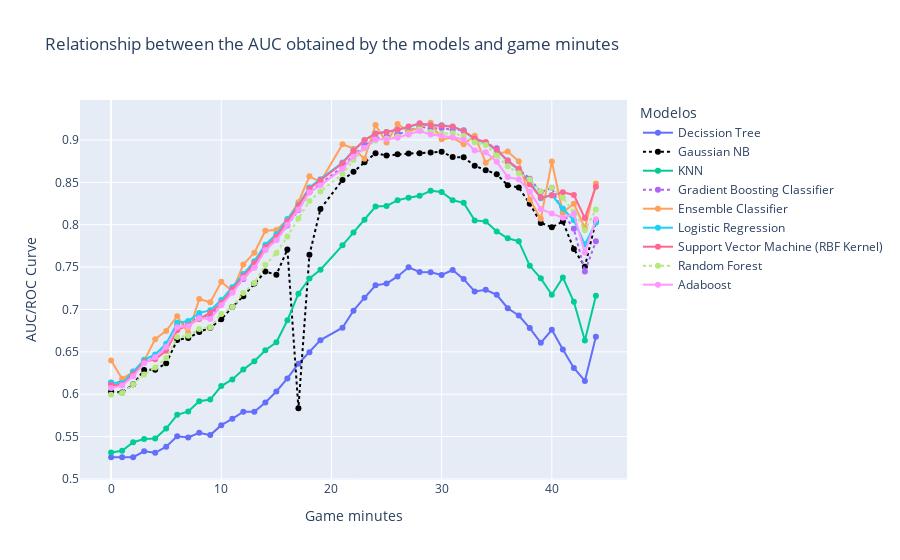

Write notebook code for a chart like this one.
### Code cell
fig = px.line(df, color='model', markers=True, x='game_minutes', y='auc',labels={"game_minutes": "Game minutes","auc": "AUC/ROC Curve","model": "Modelos"},title="Relationship between the AUC obtained by the models and game minutes")
fig.update_traces(patch={"line": {"dash": 'dot'}}, selector={"legendgroup": "Gradient Boosting Classifier"})
fig.update_traces(patch={"line": {"dash": 'dot'}}, selector={"legendgroup": "Random Forest"})
fig.update_traces(patch={"line": {'color': 'black',"dash": 'dot'}}, selector={"legendgroup": "Gaussian NB"})
fig.show()

### Figure 1 — Plotly figure (JSON) as saved in the notebook; plotly's stock layout.template omitted (floating-point values rounded to 4 significant figures)
{"data": [{"hovertemplate": "Modelos=Decission Tree<br>Game minutes=%{x}<br>AUC/ROC Curve=%{y}<extra></extra>", "legendgroup": "Decission Tree", "line": {"color": "#636efa", "dash": "solid"}, "marker": {"symbol": "circle"}, "mode": "markers+lines", "name": "Decission Tree", "orientation": "v", "showlegend": true, "type": "scatter", "x": [0, 1, 2, 3, 4, 5, 6, 7, 8, 9, 10, 11, 12, 13, 14, 15, 16, 17, 18, 19, 21, 22, 23, 24, 25, 26, 27, 28, 29, 30, 31, 32, 33, 34, 35, 36, 37, 38, 39, 40, 41, 42, 43, 44], "xaxis": "x", "y": [0.5258, 0.5256, 0.5257, 0.5326, 0.5309, 0.5381, 0.5503, 0.5489, 0.5545, 0.5518, 0.5635, 0.571, 0.5794, 0.5794, 0.5903, 0.6033, 0.6187, 0.636, 0.6495, 0.6638, 0.6785, 0.6986, 0.7139, 0.7285, 0.7306, 0.739, 0.7497, 0.7442, 0.7439, 0.7407, 0.7466, 0.7358, 0.7212, 0.7233, 0.7173, 0.7015, 0.6929, 0.678, 0.6607, 0.6761, 0.6527, 0.631, 0.6157, 0.6677], "yaxis": "y"}, {"hovertemplate": "Modelos=Gaussian NB<br>Game minutes=%{x}<br>AUC/ROC Curve=%{y}<extra></extra>", "legendgroup": "Gaussian NB", "line": {"color": "black", "dash": "dot"}, "marker": {"symbol": "circle"}, "mode": "markers+lines", "name": "Gaussian NB", "orientation": "v", "showlegend": true, "type": "scatter", "x": [0, 1, 2, 3, 4, 5, 6, 7, 8, 9, 10, 11, 12, 13, 14, 15, 16, 17, 18, 19, 21, 22, 23, 24, 25, 26, 27, 28, 29, 30, 31, 32, 33, 34, 35, 36, 37, 38, 39, 40, 41, 42, 43, 44], "xaxis": "x", "y": [0.6028, 0.6021, 0.6118, 0.6286, 0.629, 0.6365, 0.664, 0.6665, 0.6733, 0.6786, 0.6884, 0.703, 0.7157, 0.7306, 0.7447, 0.741, 0.7708, 0.5835, 0.7644, 0.8186, 0.8527, 0.8624, 0.8737, 0.8845, 0.8817, 0.8831, 0.884, 0.8845, 0.8852, 0.8861, 0.8799, 0.8795, 0.8695, 0.8643, 0.8595, 0.8465, 0.8439, 0.8248, 0.8022, 0.7971, 0.8037, 0.7713, 0.7505, 0.8044], "yaxis": "y"}, {"hovertemplate": "Modelos=KNN<br>Game minutes=%{x}<br>AUC/ROC Curve=%{y}<extra></extra>", "legendgroup": "KNN", "line": {"color": "#00cc96", "dash": "solid"}, "marker": {"symbol": "circle"}, "mode": "markers+lines", "name": "KNN", "orientation": "v", "showlegend": true, "type": "scatter", "x": [0, 1, 2, 3, 4, 5, 6, 7, 8, 9, 10, 11, 12, 13, 14, 15, 16, 17, 18, 19, 21, 22, 23, 24, 25, 26, 27, 28, 29, 30, 31, 32, 33, 34, 35, 36, 37, 38, 39, 40, 41, 42, 43, 44], "xaxis": "x", "y": [0.5311, 0.5333, 0.5433, 0.5471, 0.5477, 0.5594, 0.5757, 0.5797, 0.5917, 0.5937, 0.6096, 0.6175, 0.629, 0.6389, 0.6519, 0.6613, 0.6872, 0.7187, 0.7366, 0.7469, 0.7756, 0.7908, 0.8058, 0.8214, 0.8221, 0.829, 0.832, 0.8341, 0.8401, 0.8386, 0.8288, 0.8258, 0.8051, 0.8038, 0.7921, 0.784, 0.7805, 0.7515, 0.7367, 0.7174, 0.7377, 0.7091, 0.6633, 0.7161], "yaxis": "y"}, {"hovertemplate": "Modelos=Gradient Boosting Classifier<br>Game minutes=%{x}<br>AUC/ROC Curve=%{y}<extra></extra>", "legendgroup": "Gradient Boosting Classifier", "line": {"color": "#ab63fa", "dash": "dot"}, "marker": {"symbol": "circle"}, "mode": "markers+lines", "name": "Gradient Boosting Classifier", "orientation": "v", "showlegend": true, "type": "scatter", "x": [0, 1, 2, 3, 4, 5, 6, 7, 8, 9, 10, 11, 12, 13, 14, 15, 16, 17, 18, 19, 21, 22, 23, 24, 25, 26, 27, 28, 29, 30, 31, 32, 33, 34, 35, 36, 37, 38, 39, 40, 41, 42, 43, 44], "xaxis": "x", "y": [0.6137, 0.6144, 0.6269, 0.6379, 0.6444, 0.6571, 0.6812, 0.6843, 0.6914, 0.6925, 0.7063, 0.7206, 0.736, 0.7504, 0.7704, 0.7823, 0.7991, 0.8173, 0.8384, 0.8481, 0.8681, 0.8822, 0.8931, 0.9018, 0.904, 0.907, 0.9103, 0.9163, 0.9134, 0.9141, 0.9121, 0.9116, 0.9006, 0.8965, 0.8901, 0.8741, 0.8657, 0.8543, 0.8385, 0.8436, 0.8143, 0.7951, 0.7448, 0.7804], "yaxis": "y"}, {"hovertemplate": "Modelos=Ensemble Classifier<br>Game minutes=%{x}<br>AUC/ROC Curve=%{y}<extra></extra>", "legendgroup": "Ensemble Classifier", "line": {"color": "#FFA15A", "dash": "solid"}, "marker": {"symbol": "circle"}, "mode": "markers+lines", "name": "Ensemble Classifier", "orientation": "v", "showlegend": true, "type": "scatter", "x": [0, 1, 2, 3, 4, 5, 6, 7, 8, 9, 10, 11, 12, 13, 14, 15, 16, 17, 18, 19, 21, 22, 23, 24, 25, 26, 27, 28, 29, 30, 31, 32, 33, 34, 35, 36, 37, 38, 39, 40, 41, 42, 43, 44], "xaxis": "x", "y": [0.6399, 0.6181, 0.6264, 0.6396, 0.6649, 0.6747, 0.692, 0.6722, 0.7124, 0.7085, 0.7327, 0.7214, 0.7529, 0.767, 0.793, 0.7939, 0.8058, 0.8266, 0.8571, 0.8506, 0.8949, 0.8898, 0.8778, 0.9176, 0.8969, 0.9187, 0.9102, 0.9146, 0.9203, 0.9007, 0.9028, 0.895, 0.9051, 0.8731, 0.8835, 0.8864, 0.8748, 0.8298, 0.8069, 0.8744, 0.8145, 0.8249, 0.796, 0.8487], "yaxis": "y"}, {"hovertemplate": "Modelos=Logistic Regression<br>Game minutes=%{x}<br>AUC/ROC Curve=%{y}<extra></extra>", "legendgroup": "Logistic Regression", "line": {"color": "#19d3f3", "dash": "solid"}, "marker": {"symbol": "circle"}, "mode": "markers+lines", "name": "Logistic Regression", "orientation": "v", "showlegend": true, "type": "scatter", "x": [0, 1, 2, 3, 4, 5, 6, 7, 8, 9, 10, 11, 12, 13, 14, 15, 16, 17, 18, 19, 21, 22, 23, 24, 25, 26, 27, 28, 29, 30, 31, 32, 33, 34, 35, 36, 37, 38, 39, 40, 41, 42, 43, 44], "xaxis": "x", "y": [0.6137, 0.6131, 0.6262, 0.6406, 0.6469, 0.6597, 0.6842, 0.6864, 0.696, 0.6989, 0.7111, 0.7261, 0.742, 0.757, 0.7764, 0.7887, 0.8067, 0.8233, 0.844, 0.8537, 0.8734, 0.8875, 0.8998, 0.9077, 0.9093, 0.9119, 0.9152, 0.9192, 0.9175, 0.9174, 0.9156, 0.9104, 0.9012, 0.8967, 0.8876, 0.8757, 0.8643, 0.8505, 0.8313, 0.8348, 0.8191, 0.8053, 0.7766, 0.8022], "yaxis": "y"}, {"hovertemplate": "Modelos=Support Vector Machine (RBF Kernel)<br>Game minutes=%{x}<br>AUC/ROC Curve=%{y}<extra></extra>", "legendgroup": "Support Vector Machine (RBF Kernel)", "line": {"color": "#FF6692", "dash": "solid"}, "marker": {"symbol": "circle"}, "mode": "markers+lines", "name": "Support Vector Machine (RBF Kernel)", "orientation": "v", "showlegend": true, "type": "scatter", "x": [0, 1, 2, 3, 4, 5, 6, 7, 8, 9, 10, 11, 12, 13, 14, 15, 16, 17, 18, 19, 21, 22, 23, 24, 25, 26, 27, 28, 29, 30, 31, 32, 33, 34, 35, 36, 37, 38, 39, 40, 41, 42, 43, 44], "xaxis": "x", "y": [0.6109, 0.6109, 0.6233, 0.6382, 0.6413, 0.6513, 0.6756, 0.6814, 0.6888, 0.6962, 0.7076, 0.724, 0.7391, 0.7545, 0.7733, 0.7858, 0.804, 0.8223, 0.8424, 0.8527, 0.8726, 0.8873, 0.8999, 0.9074, 0.9093, 0.9119, 0.9158, 0.9196, 0.9174, 0.9171, 0.916, 0.9103, 0.9017, 0.8975, 0.8882, 0.8756, 0.8654, 0.8478, 0.832, 0.8349, 0.8382, 0.8351, 0.8078, 0.8448], "yaxis": "y"}, {"hovertemplate": "Modelos=Random Forest<br>Game minutes=%{x}<br>AUC/ROC Curve=%{y}<extra></extra>", "legendgroup": "Random Forest", "line": {"color": "#B6E880", "dash": "dot"}, "marker": {"symbol": "circle"}, "mode": "markers+lines", "name": "Random Forest", "orientation": "v", "showlegend": true, "type": "scatter", "x": [0, 1, 2, 3, 4, 5, 6, 7, 8, 9, 10, 11, 12, 13, 14, 15, 16, 17, 18, 19, 21, 22, 23, 24, 25, 26, 27, 28, 29, 30, 31, 32, 33, 34, 35, 36, 37, 38, 39, 40, 41, 42, 43, 44], "xaxis": "x", "y": [0.5995, 0.6014, 0.6119, 0.6232, 0.6314, 0.6426, 0.6675, 0.669, 0.677, 0.6789, 0.6947, 0.7028, 0.7196, 0.7313, 0.7527, 0.7666, 0.7861, 0.8074, 0.8281, 0.8393, 0.8597, 0.8763, 0.8901, 0.8995, 0.9016, 0.9041, 0.9074, 0.9122, 0.9093, 0.9076, 0.9079, 0.9048, 0.8974, 0.8941, 0.8817, 0.869, 0.8606, 0.8532, 0.8396, 0.8435, 0.8317, 0.815, 0.7934, 0.8179], "yaxis": "y"}, {"hovertemplate": "Modelos=Adaboost<br>Game minutes=%{x}<br>AUC/ROC Curve=%{y}<extra></extra>", "legendgroup": "Adaboost", "line": {"color": "#FF97FF", "dash": "solid"}, "marker": {"symbol": "circle"}, "mode": "markers+lines", "name": "Adaboost", "orientation": "v", "showlegend": true, "type": "scatter", "x": [0, 1, 2, 3, 4, 5, 6, 7, 8, 9, 10, 11, 12, 13, 14, 15, 16, 17, 18, 19, 21, 22, 23, 24, 25, 26, 27, 28, 29, 30, 31, 32, 33, 34, 35, 36, 37, 38, 39, 40, 41, 42, 43, 44], "xaxis": "x", "y": [0.6073, 0.6103, 0.6214, 0.6366, 0.6435, 0.6556, 0.6789, 0.6803, 0.69, 0.6889, 0.705, 0.7196, 0.737, 0.7491, 0.7701, 0.7817, 0.7998, 0.818, 0.8382, 0.8465, 0.866, 0.8806, 0.8909, 0.9007, 0.9009, 0.9027, 0.9066, 0.9106, 0.9065, 0.9048, 0.9032, 0.9006, 0.8875, 0.8854, 0.8744, 0.8562, 0.8536, 0.839, 0.8186, 0.8131, 0.8083, 0.8128, 0.7673, 0.8064], "yaxis": "y"}], "layout": {"legend": {"title": {"text": "Modelos"}, "tracegroupgap": 0}, "title": {"text": "Relationship between the AUC obtained by the models and game minutes"}, "xaxis": {"anchor": "y", "domain": [0, 1], "title": {"text": "Game minutes"}}, "yaxis": {"anchor": "x", "domain": [0, 1], "title": {"text": "AUC/ROC Curve"}}}}
